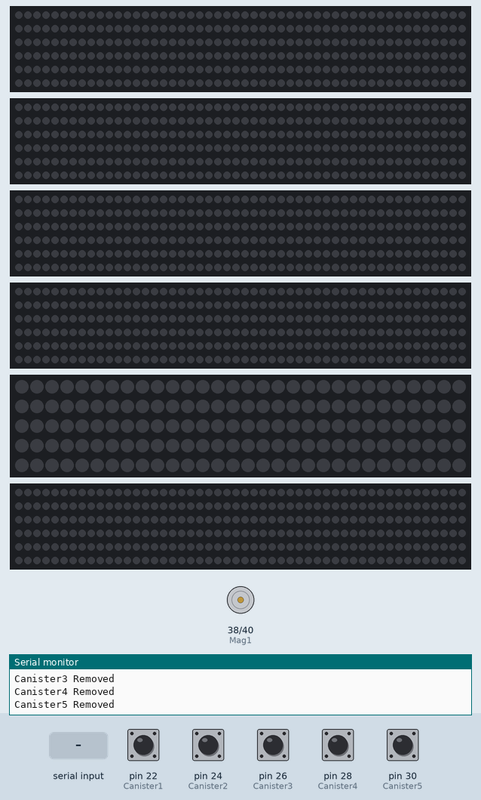
Recording of a sketch running on a simulated Arduino Mega 2560, built with avr-gcc and run on an emulated ATmega2560. On the bench: 5 × 300 RGB LEDs in strip order, left to right, continuing on the next row, 150 RGB LEDs in strip order, left to right, continuing on the next row, motor-driver pin pairs drawn as motors (green arrow = first pin HIGH = forward, orange = second pin HIGH = backward, longer = more drive), the last lines printed to the serial monitor. Inputs (shaded band) come from the test bench; at power-on: pin 22 (Canister1), pin 24 (Canister2), pin 26 (Canister3), pin 28 (Canister4), pin 30 (Canister5) HIGH. Random numbers use the default seed unless the sketch sets one.

Above: at 2.8 s.
2.9 s: "a" received over Serial
5.5 s: pin 22 (Canister1) pulled LOW for 0.15 s
8.6 s: "g" received over Serial
At 9.36 s:
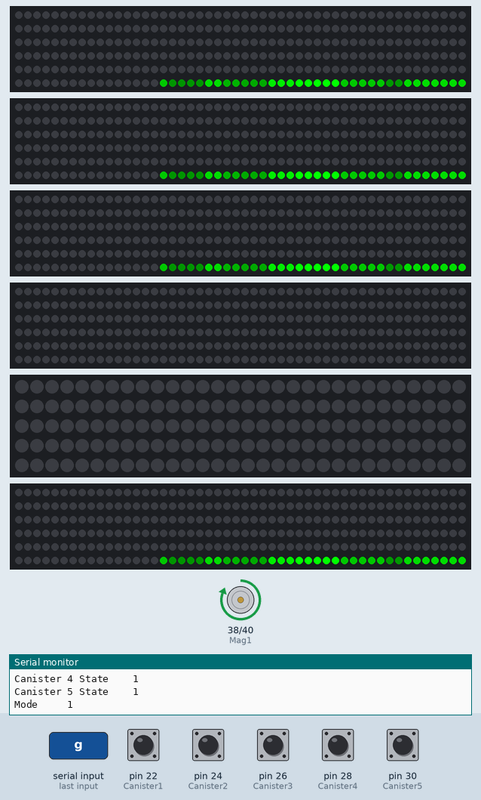
10.9 s: pin 26 (Canister3) pulled LOW for 0.15 s
14.0 s: pin 24 (Canister2) pulled LOW for 1 s
At 15.3 s:
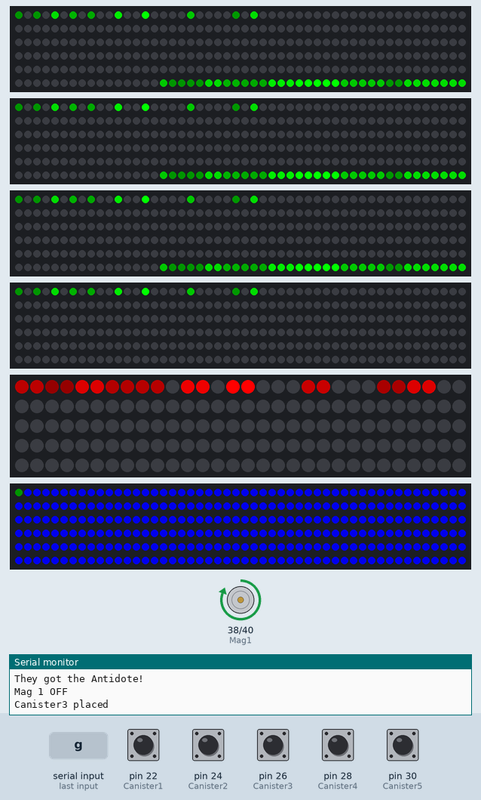
18.0 s: pin 24 (Canister2) pulled LOW for 0.15 s
Timing chart, 0 to 20.7 s (numbered marks = the images above; inputs shaded):
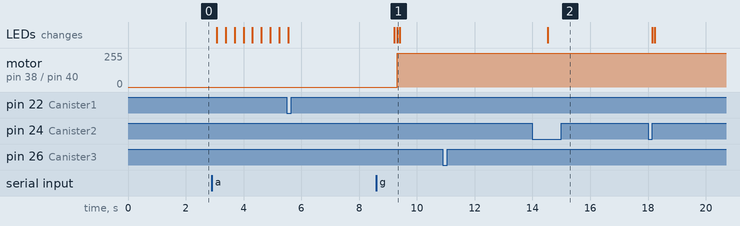

Measured:
- after the input at 10.9 s, every drawn part: stays the same

The sketch:

Resident_Alpha_Neopixel_Reveal_2.ino
```cpp
/*
 Publishing in the callback
  - connects to an MQTT server
  - subscribes to the topic "inTopic"
  - when a message is received, republishes it to "outTopic"
  This example shows how to control pins using Ethernet shield via MQTT


  This is version 2
*/


#include <Adafruit_NeoPixel.h>
#define NUMPIXELS 300
#define NUMPIXELS2 300
#define NUMPIXELS3 300
#define NUMPIXELS4 300
#define NUMPIXELS5 150
#define NUMPIXELS6 300

#define PIN        31  // planet helix with dot in middle or #2
#define PIN2        33 // T Function thing #3
#define PIN3        35 // H with arrows #1
#define PIN4        37  //#4
#define PIN5        39  // Blood Tube
#define PIN6        41 // #5

int Canister1 = 22 ;
int Canister2 = 24 ;
int Canister3 = 26 ;
int Canister4 = 28 ;
int Canister5 = 30 ;
int LCanister1S = 0 ;
int LCanister2S = 0 ;
int LCanister3S = 0 ;
int LCanister4S = 0 ;
int LCanister5S = 0 ;

int Canister1S = 0 ;
int Canister2S = 0 ;
int Canister3S = 0 ;
int Canister4S = 0 ;
int Canister5S = 0 ;

int canister1placed = 0;
int canister2placed = 0;
int canister3placed = 0;
int canister4placed = 0;
int canister5placed = 0;


int Mag1 = 38 ;
int Mag2 = 40 ;

int mode = 0 ;
int breakout = 0;

Adafruit_NeoPixel pixels(NUMPIXELS, PIN, NEO_GRB + NEO_KHZ800);
Adafruit_NeoPixel pixels2(NUMPIXELS2, PIN2, NEO_GRB + NEO_KHZ800);
Adafruit_NeoPixel pixels3(NUMPIXELS3, PIN3, NEO_GRB + NEO_KHZ800);
Adafruit_NeoPixel pixels4(NUMPIXELS4, PIN4, NEO_GRB + NEO_KHZ800);
Adafruit_NeoPixel pixels5(NUMPIXELS5, PIN5, NEO_GRB + NEO_KHZ800);
Adafruit_NeoPixel pixels6(NUMPIXELS6, PIN6, NEO_GRB + NEO_KHZ800);

#define DELAYVAL 10 // Time (in milliseconds) to pause between pixels


int scene = 1;
int a = 0;
int b = 0;
int c = 0;
int d = 0;
int e = 0;
int f = 0;
int g = 0;
int h = 0;
int i = 0;
int j = 0;
int k = 0;
int l = 0;


void setup()
{
   pixels.begin(); // INITIALIZE NeoPixel strip object (REQUIRED)
   pixels2.begin();
   pixels3.begin();
   pixels4.begin();
   pixels5.begin();
   pixels6.begin();

     pinMode(Canister1, INPUT_PULLUP);
     pinMode(Canister2, INPUT_PULLUP);
     pinMode(Canister3, INPUT_PULLUP);
     pinMode(Canister4, INPUT_PULLUP);
     pinMode(Canister5, INPUT_PULLUP);

       pinMode(Mag1, OUTPUT);
       pinMode(Mag2, OUTPUT);

           digitalWrite (Mag1,LOW);
           digitalWrite (Mag2,LOW);
           Serial.println ("Mag 1 ON");
           Serial.println ("Mag 2 ON");

Serial.begin(9600);
Serial.println ("Zombie Antidote online");
delay (200);
Serial.println ("aa = start timer");
delay (200);
Serial.println ("bb = pause timer");
delay (200);
Serial.println ("cc = add 1 minute to timer");
delay (200);
Serial.println ("dd == add 5 minutes to timer");
delay (200);
Serial.println ("ee == reset timer to 10:00 and stops timer");
delay (200);
Serial.println ("ff == sub 1 minute from timer");
delay (200);
Serial.println ("gg == sub 5 minutes from timer");
delay (200);
Serial.println ("Bomb Ready");
}


void loop()
{    //pixels.clear(); // Set all pixel colors to 'off'

  // The first NeoPixel in a strand is #0, second is 1, all the way up
  handleSerial();


 if (Canister1S == LOW && Canister2S == LOW
 && Canister3S == LOW && Canister4S == LOW
 && Canister5S == LOW && scene == 1 || mode == 1){


 // if (mode == 1 && scene == 0){
  //for(int i=0; i<NUMPIXELS; i++) { // For each pixel...
   for(a=NUMPIXELS; a>0; a--) { // For each pixel...

      b = a+1;
      c = a+5;
      d = a+7;
      e = a+12;
      f = a+3;
      g = a+9;
      h = a+15;
      i = a+20;
      j = a+25;
      k = a+ 27;

    // pixels.Color() takes RGB values, from 0,0,0 up to 255,255,255

    pixels.setPixelColor(a, pixels.Color(0, 100, 0));
    pixels.setPixelColor(b, pixels.Color(0, 20, 0));
    pixels.setPixelColor(c, pixels.Color(0, 150, 0));
    pixels.setPixelColor(d, pixels.Color(0, 61, 0));
    pixels.setPixelColor(e, pixels.Color(0, 200, 0));
    pixels.setPixelColor(f, pixels.Color(0, 20, 0));
    pixels.setPixelColor(g, pixels.Color(0, 45, 0));
    pixels.setPixelColor(h, pixels.Color(0, 255, 0));
    pixels.setPixelColor(i, pixels.Color(0, 100, 0));
    pixels.setPixelColor(j, pixels.Color(0, 23, 0));
    pixels.setPixelColor(k, pixels.Color(0, 150, 0));

    pixels2.setPixelColor(a, pixels2.Color(0, 100, 0));
    pixels2.setPixelColor(b, pixels2.Color(0, 20, 0));
    pixels2.setPixelColor(c, pixels2.Color(0, 150, 0));
    pixels2.setPixelColor(d, pixels2.Color(0, 61, 0));
    pixels2.setPixelColor(e, pixels2.Color(0, 200, 0));
    pixels2.setPixelColor(f, pixels2.Color(0, 20, 0));
    pixels2.setPixelColor(g, pixels2.Color(0, 45, 0));
    pixels2.setPixelColor(h, pixels2.Color(0, 255, 0));
    pixels2.setPixelColor(i, pixels2.Color(0, 100, 0));
    pixels2.setPixelColor(j, pixels2.Color(0, 23, 0));
    pixels2.setPixelColor(k, pixels2.Color(0, 150, 0));


    pixels3.setPixelColor(a, pixels3.Color(0, 100, 0));
    pixels3.setPixelColor(b, pixels3.Color(0, 20, 0));
    pixels3.setPixelColor(c, pixels3.Color(0, 150, 0));
    pixels3.setPixelColor(d, pixels3.Color(0, 61, 0));
    pixels3.setPixelColor(e, pixels3.Color(0, 200, 0));
    pixels3.setPixelColor(f, pixels3.Color(0, 20, 0));
    pixels3.setPixelColor(g, pixels3.Color(0, 45, 0));
    pixels3.setPixelColor(h, pixels3.Color(0, 255, 0));
    pixels3.setPixelColor(i, pixels3.Color(0, 100, 0));
    pixels3.setPixelColor(j, pixels3.Color(0, 23, 0));
    pixels3.setPixelColor(k, pixels3.Color(0, 150, 0));

    pixels4.setPixelColor(a, pixels4.Color(0, 100, 0));
    pixels4.setPixelColor(b, pixels4.Color(0, 20, 0));
    pixels4.setPixelColor(c, pixels4.Color(0, 150, 0));
    pixels4.setPixelColor(d, pixels4.Color(0, 61, 0));
    pixels4.setPixelColor(e, pixels4.Color(0, 200, 0));
    pixels4.setPixelColor(f, pixels4.Color(0, 20, 0));
    pixels4.setPixelColor(g, pixels4.Color(0, 45, 0));
    pixels4.setPixelColor(h, pixels4.Color(0, 255, 0));
    pixels4.setPixelColor(i, pixels4.Color(0, 100, 0));
    pixels4.setPixelColor(j, pixels4.Color(0, 23, 0));
    pixels4.setPixelColor(k, pixels4.Color(0, 150, 0));

    pixels6.setPixelColor(a, pixels6.Color(0, 100, 0));
    pixels6.setPixelColor(b, pixels6.Color(0, 20, 0));
    pixels6.setPixelColor(c, pixels6.Color(0, 150, 0));
    pixels6.setPixelColor(d, pixels6.Color(0, 61, 0));
    pixels6.setPixelColor(e, pixels6.Color(0, 200, 0));
    pixels6.setPixelColor(f, pixels6.Color(0, 20, 0));
    pixels6.setPixelColor(g, pixels6.Color(0, 45, 0));
    pixels6.setPixelColor(h, pixels6.Color(0, 255, 0));
    pixels6.setPixelColor(i, pixels6.Color(0, 100, 0));
    pixels6.setPixelColor(j, pixels6.Color(0, 23, 0));
    pixels6.setPixelColor(k, pixels6.Color(0, 150, 0));

      handleSerial();
      if (breakout == 1){
        break;
      }

    pixels.show();
    pixels2.show();
    pixels3.show();
    pixels4.show();
    pixels5.show();
    pixels6.show();

    delay(DELAYVAL);
    scene = 2;// Pause before next pass through loop
  }}
  if (Canister1S == LOW && Canister2S == LOW
 && Canister3S == LOW && Canister4S == LOW
 && Canister5S == LOW && scene == 2 || mode == 1){

  for( l=0; l<NUMPIXELS5; l++) { // For each pixel...

      b = l+1;
      c = l+5;
      d = l+7;
      e = l+12;
      f = l+3;
      g = l+9;
      h = l+15;
      i = l+20;
      j = l+25;
      k = l+ 27;

    pixels5.setPixelColor(a, pixels5.Color(100, 0, 0));
    pixels5.setPixelColor(b, pixels5.Color(75, 0, 0));
    pixels5.setPixelColor(c, pixels5.Color(150, 0, 0));
    pixels5.setPixelColor(d, pixels5.Color(61, 0, 0));
    pixels5.setPixelColor(e, pixels5.Color(200, 0, 0));
    pixels5.setPixelColor(f, pixels5.Color(20, 0, 0));
    pixels5.setPixelColor(g, pixels5.Color(65, 0, 0));
    pixels5.setPixelColor(h, pixels5.Color(255, 0, 0));
    pixels5.setPixelColor(i, pixels5.Color(100, 0, 0));
    pixels5.setPixelColor(j, pixels5.Color(45, 0, 0));
    pixels5.setPixelColor(k, pixels5.Color(150, 0, 0));
          handleSerial();
      if (breakout == 1){
        break;
      }
     pixels5.show();
       scene = 3;
        delay(100);
  }

     digitalWrite (Mag1,HIGH);
     Serial.println ("They got the Antidote!");
     Serial.println ("Mag 1 OFF");}


 if (Canister1S == LOW && Canister2S == LOW
 && Canister3S == LOW && Canister4S == LOW
 && Canister5S == LOW && scene == 3 || mode == 1){


   for( a=NUMPIXELS; a>0; a--) { // For each pixel...
  if (b > 0){b --;}else b= random(NUMPIXELS);
  if (c > 0){c --;}else c= random(NUMPIXELS);
  if (d > 0){d --;}else d= random(NUMPIXELS);
  if (e > 0){e --;}else e= random(NUMPIXELS);
  if (f > 0){f --;}else f= random(NUMPIXELS);
  if (g > 0){g --;}else g= random(NUMPIXELS);
  if (h > 0){h --;}else h= random(NUMPIXELS);
  if (i > 0){i --;}else i= random(NUMPIXELS);
  if (j > 0){j --;}else j= random(NUMPIXELS);
  if (k > 0){k --;}else k= random(NUMPIXELS);

    // pixels.Color() takes RGB values, from 0,0,0 up to 255,255,255

    pixels.setPixelColor(a, pixels.Color(0, 100, 0));
    pixels.setPixelColor(b, pixels.Color(0, 20, 0));
    pixels.setPixelColor(c, pixels.Color(0, 150, 0));
    pixels.setPixelColor(d, pixels.Color(0, 61, 0));
    pixels.setPixelColor(e, pixels.Color(0, 200, 0));
    pixels.setPixelColor(f, pixels.Color(0, 20, 0));
    pixels.setPixelColor(g, pixels.Color(0, 45, 0));
    pixels.setPixelColor(h, pixels.Color(0, 255, 0));
    pixels.setPixelColor(i, pixels.Color(0, 100, 0));
    pixels.setPixelColor(j, pixels.Color(0, 23, 0));
    pixels.setPixelColor(k, pixels.Color(0, 150, 0));

    pixels2.setPixelColor(a, pixels2.Color(0, 100, 0));
    pixels2.setPixelColor(b, pixels2.Color(0, 20, 0));
    pixels2.setPixelColor(c, pixels2.Color(0, 150, 0));
    pixels2.setPixelColor(d, pixels2.Color(0, 61, 0));
    pixels2.setPixelColor(e, pixels2.Color(0, 200, 0));
    pixels2.setPixelColor(f, pixels2.Color(0, 20, 0));
    pixels2.setPixelColor(g, pixels2.Color(0, 45, 0));
    pixels2.setPixelColor(h, pixels2.Color(0, 255, 0));
    pixels2.setPixelColor(i, pixels2.Color(0, 100, 0));
    pixels2.setPixelColor(j, pixels2.Color(0, 23, 0));
    pixels2.setPixelColor(k, pixels2.Color(0, 150, 0));


    pixels3.setPixelColor(a, pixels3.Color(0, 100, 0));
    pixels3.setPixelColor(b, pixels3.Color(0, 20, 0));
    pixels3.setPixelColor(c, pixels3.Color(0, 150, 0));
    pixels3.setPixelColor(d, pixels3.Color(0, 61, 0));
    pixels3.setPixelColor(e, pixels3.Color(0, 200, 0));
    pixels3.setPixelColor(f, pixels3.Color(0, 20, 0));
    pixels3.setPixelColor(g, pixels3.Color(0, 45, 0));
    pixels3.setPixelColor(h, pixels3.Color(0, 255, 0));
    pixels3.setPixelColor(i, pixels3.Color(0, 100, 0));
    pixels3.setPixelColor(j, pixels3.Color(0, 23, 0));
    pixels3.setPixelColor(k, pixels3.Color(0, 150, 0));

    pixels4.setPixelColor(a, pixels4.Color(0, 100, 0));
    pixels4.setPixelColor(b, pixels4.Color(0, 20, 0));
    pixels4.setPixelColor(c, pixels4.Color(0, 150, 0));
    pixels4.setPixelColor(d, pixels4.Color(0, 61, 0));
    pixels4.setPixelColor(e, pixels4.Color(0, 200, 0));
    pixels4.setPixelColor(f, pixels4.Color(0, 20, 0));
    pixels4.setPixelColor(g, pixels4.Color(0, 45, 0));
    pixels4.setPixelColor(h, pixels4.Color(0, 255, 0));
    pixels4.setPixelColor(i, pixels4.Color(0, 100, 0));
    pixels4.setPixelColor(j, pixels4.Color(0, 23, 0));
    pixels4.setPixelColor(k, pixels4.Color(0, 150, 0));

    pixels6.setPixelColor(a, pixels6.Color(0, 100, 0));
    pixels6.setPixelColor(b, pixels6.Color(0, 20, 0));
    pixels6.setPixelColor(c, pixels6.Color(0, 150, 0));
    pixels6.setPixelColor(d, pixels6.Color(0, 61, 0));
    pixels6.setPixelColor(e, pixels6.Color(0, 200, 0));
    pixels6.setPixelColor(f, pixels6.Color(0, 20, 0));
    pixels6.setPixelColor(g, pixels6.Color(0, 45, 0));
    pixels6.setPixelColor(h, pixels6.Color(0, 255, 0));
    pixels6.setPixelColor(i, pixels6.Color(0, 100, 0));
    pixels6.setPixelColor(j, pixels6.Color(0, 23, 0));
    pixels6.setPixelColor(k, pixels6.Color(0, 150, 0));

    pixels5.setPixelColor(a, pixels5.Color(100, 0, 0));
    pixels5.setPixelColor(b, pixels5.Color(75, 0, 0));
    pixels5.setPixelColor(c, pixels5.Color(150, 0, 0));
    pixels5.setPixelColor(d, pixels5.Color(61, 0, 0));
    pixels5.setPixelColor(e, pixels5.Color(200, 0, 0));
    pixels5.setPixelColor(f, pixels5.Color(20, 0, 0));
    pixels5.setPixelColor(g, pixels5.Color(65, 0, 0));
    pixels5.setPixelColor(h, pixels5.Color(255, 0, 0));
    pixels5.setPixelColor(i, pixels5.Color(100, 0, 0));
    pixels5.setPixelColor(j, pixels5.Color(45, 0, 0));
    pixels5.setPixelColor(k, pixels5.Color(150, 0, 0));

      handleSerial();
      if (breakout == 1){
        break;
      }

    pixels.show();
    pixels2.show();
    pixels3.show();
    pixels4.show();
    pixels5.show();
    pixels6.show();

    delay(DELAYVAL);// Pause before next pass through loop
  }  }

    pixels.show();
    pixels2.show();
    pixels3.show();
    pixels4.show();
    pixels5.show();
    pixels6.show();

 handleSerial();
}


void handleSerial(){
  while (Serial.available()>0){
    char incomingCharacter = Serial.read();
    switch (incomingCharacter) {
        case 'a':
        mode = 1;
        breakout = 0;
   //   gametimer = 1;
   //   standby = 0;
      Serial.println ("Mode 1");
      break;

      case 'b':
      mode = 0;
                   pixels.clear();
             pixels2.clear();
             pixels3.clear();
             pixels4.clear();
             pixels5.clear();
             pixels6.clear();

             pixels.show();
             pixels2.show();
             pixels3.show();
             pixels4.show();
             pixels5.show();
             pixels6.show();
             breakout = 1;
             digitalWrite (Mag1,LOW);
             digitalWrite (Mag2,LOW);
      Serial.println ("Mode 0");
      break;

      case 'c':
    // Mag 1 on
    digitalWrite (Mag1,LOW);
      Serial.println ("Mag 1 ON");
      break;

      case 'd':
    digitalWrite (Mag1,HIGH);
      Serial.println ("Mag 1 OFF");
      break;

      case 'e':
    digitalWrite (Mag2,LOW);
      Serial.println ("Mag 2 ON");
      break;

      case 'f':
    digitalWrite (Mag2,HIGH);
      Serial.println ("Mag 2 OFF");
      break;

      case 'g':
     // status
      Serial.print ("Scene    ");
      Serial.println (scene);
      Serial.print ("Canister 1 State    ");
      Serial.println (Canister1S);
      Serial.print ("Canister 2 State    ");
      Serial.println (Canister2S);
      Serial.print ("Canister 3 State    ");
      Serial.println (Canister3S);
      Serial.print ("Canister 4 State    ");
      Serial.println (Canister4S);
      Serial.print ("Canister 5 State    ");
      Serial.println (Canister5S);
      Serial.print ("Mode     ");
      Serial.println (mode);


      break;


// a = start timer
// b = pause timer
// c = add 1 minute to timer
// d == add 5 minutes to timer
// e == reset timer to 1500 and stops timer
// f == 1 minute subtracted from timer
// g == 5 minutes subtracted from timer
    }
  }
  Canister1S = digitalRead(Canister1);
  Canister2S = digitalRead(Canister2);
  Canister3S = digitalRead(Canister3);
  Canister4S = digitalRead(Canister4);
  Canister5S = digitalRead(Canister5);


    if (Canister1S != LCanister1S) {
      if (Canister1S == LOW) {
             for( a=NUMPIXELS; a>0; a--) { // For each pixel...
             pixels4.setPixelColor(a, pixels4.Color(0, 0, 200));
             pixels4.show();}}
      if (Canister1S == LOW){
             breakout = 0;
             Serial.println ("Canister1 placed");}
      if (Canister1S == HIGH){
             pixels4.clear();
             pixels4.show();
             breakout = 1;
             Serial.println ("Canister1 Removed");
             scene = 1;}
    }
 LCanister1S = Canister1S;


    if (Canister2S != LCanister2S) {
      if (Canister2S == LOW) {
             for( a=NUMPIXELS; a>0; a--) { // For each pixel...
             pixels2.setPixelColor(a, pixels2.Color(0, 0, 200));
             pixels2.show();}}
      if (Canister2S == LOW){
             breakout = 0;
             Serial.println ("Canister2 placed");}
      if (Canister2S == HIGH){
             pixels2.clear();
             pixels2.show();
             breakout = 1;
             Serial.println ("Canister2 Removed");
             scene = 1;}
    }
 LCanister2S = Canister2S;


    if (Canister3S != LCanister3S) {
      if (Canister3S == LOW) {
             for( a=NUMPIXELS; a>0; a--) { // For each pixel...
             pixels6.setPixelColor(a, pixels6.Color(0, 0, 200));
             pixels6.show();}}
      if (Canister3S == LOW){
             breakout = 0;
             Serial.println ("Canister3 placed");}
      if (Canister3S == HIGH){
             pixels6.clear();
             pixels6.show();
             breakout = 1;
             Serial.println ("Canister3 Removed");
             scene = 1;}
    }
 LCanister3S = Canister3S;


    if (Canister4S != LCanister4S) {
      if (Canister4S == LOW) {
             for( a=NUMPIXELS; a>0; a--) { // For each pixel...
             pixels.setPixelColor(a, pixels.Color(0, 0, 200));
             pixels.show();}}
      if (Canister4S == LOW){
             breakout = 0;
             Serial.println ("Canister4 placed");}
      if (Canister4S == HIGH){
             pixels.clear();
             pixels.show();
             breakout = 1;
             Serial.println ("Canister4 Removed");
             scene = 1;}
    }
 LCanister4S = Canister4S;


    if (Canister5S != LCanister5S && mode == 0) {
      if (Canister5S == LOW) {
             for( a=NUMPIXELS; a>0; a--) { // For each pixel...
             pixels3.setPixelColor(a, pixels3.Color(0, 0, 200));
             pixels3.show();}}
      if (Canister5S == LOW){
             breakout = 0;
             scene = 1;
             Serial.println ("Canister5 placed");}
      if (Canister5S == HIGH){
            pixels3.clear();
            pixels3.show();
             breakout = 1;
             Serial.println ("Canister5 Removed");
             scene = 1;}
    }
 LCanister5S = Canister5S;


//// For resetting puzzle after all canisters are removed
/* if (Canister1S == 1 && Canister2S == 1
 && Canister3S == 1 && Canister4S == 1
 && Canister5S == 1 && scene >=2 && mode == 0){
             pixels.clear();
             pixels2.clear();
             pixels3.clear();
             pixels4.clear();
             pixels5.clear();
             pixels6.clear();

             pixels.show();
             pixels2.show();
             pixels3.show();
             pixels4.show();
             pixels5.show();
             pixels6.show();
             breakout = 0;
             scene = 1;
             Serial.println ("Game is Reset");
 }
*/

}


/// END ///
```
